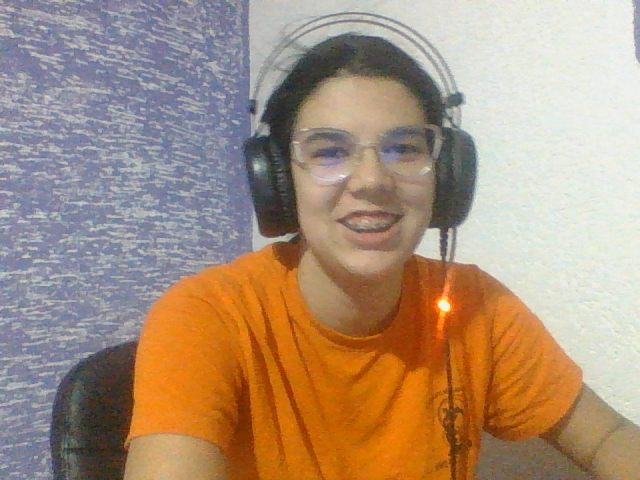
#> input picture image.png, 640 x 480 px, given in place of the camera
$ python main.py
#> lines starting #> are read from the running program, lines starting #| are printed output that depends on the picture
import cv2
import time
import glob
from emailing import send_email
import os
from threading import Thread

video = cv2.VideoCapture(0)

def clean_images():
    images = glob.glob('images/*.png')
    for img in images:
        os.remove(img)

time.sleep(1)
first_frame = None
status_list = []
count=0
clean_images()
while True:
    status = 0
    check, frame = video.read()
#> frame is the input picture: shape (480, 640, 3); mean B, G, R 122.8, 144.8, 169.9
    gray_frame = cv2.cvtColor(frame,cv2.COLOR_BGR2GRAY)
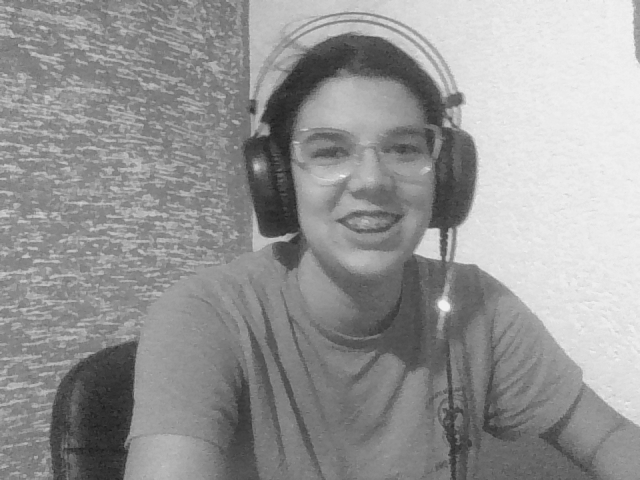
#> gray_frame: shape (480, 640); min 27, max 242, mean 149.8
    gray_frame_gau = cv2.GaussianBlur(gray_frame,(21,21),0)
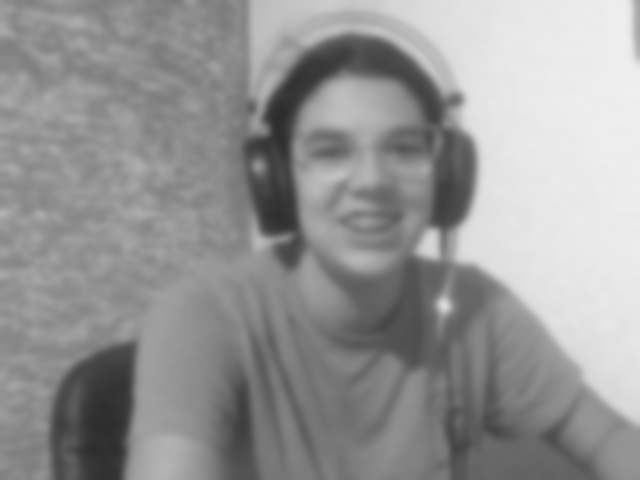
#> gray_frame_gau: shape (480, 640); min 44, max 239, mean 149.8

    if first_frame is None:
        first_frame = gray_frame_gau

    delta_frame = cv2.absdiff(first_frame,gray_frame_gau)
#> delta_frame: shape (480, 640); every value is 0

    thresh_frame = cv2.threshold(delta_frame,63,255,cv2.THRESH_BINARY)[1]
    kernel = cv2.getStructuringElement(cv2.MORPH_RECT, (3, 3))
    dil_frame = cv2.dilate(thresh_frame, kernel, iterations=2)
    #cv2.imshow("My video", dil_frame)

    contours, check = cv2.findContours(dil_frame, cv2.RETR_EXTERNAL,cv2.CHAIN_APPROX_SIMPLE)
#> contours = []; check = None
    for con in contours:
        if cv2.contourArea(con) <10000:
            continue
        x, y, w, h = cv2.boundingRect(con)
        rectangle = cv2.rectangle(frame,(x,y),(x+w,h+y),(0,255,0),3)
        if rectangle.any():
            status = 1
            cv2.imwrite(f"images/{count}.png", frame)
            count = count + 1
#> this loop made 0 passes
#> after the loop, count = 0

    status_list.append(status)
    status_list = status_list[-2:]

    if status_list[0] == 1 and status_list[1] == 0:
        all_images = glob.glob('images/*.png')
        index = int(len(all_images) / 2)
        email_thread = Thread(target=send_email, args=(all_images[index],))
        email_thread.start()


    cv2.imshow('Video',frame)
    key = cv2.waitKey(1)
#> (key q is pressed here)
    if key == ord('q'):
        break

video.release()
